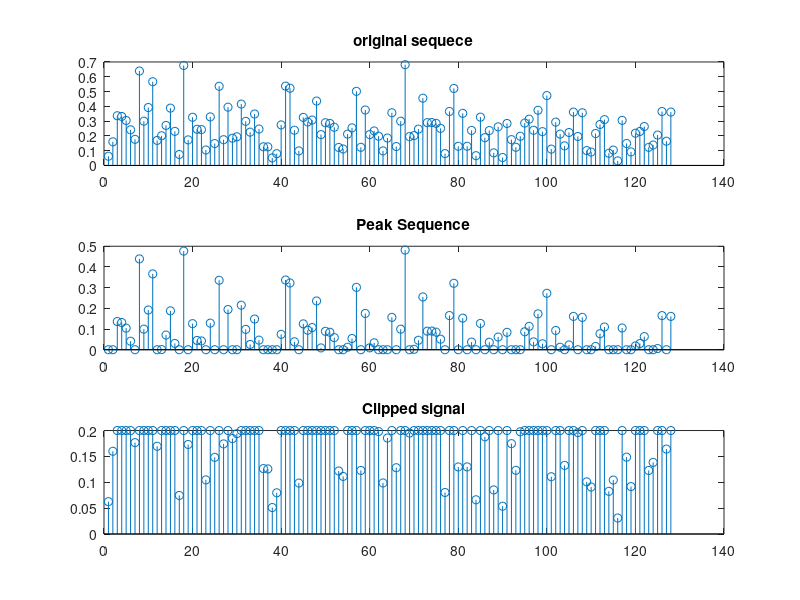
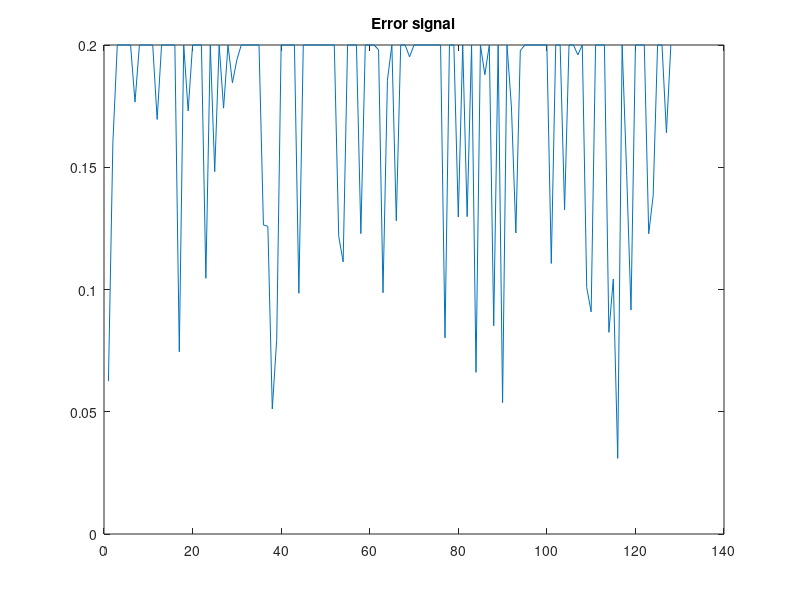

Write MATLAB code to recreate these figures, in order.
clc;
clear all;
close all;
N=128;
x= randi([0,1],1,512);
M=16;
k=log2(M);
r=reshape(x,length(x)/k,k);
v=bi2de(r,'left-msb');
m=qammod(v,M);
y_if=ifft(m,N);
x=transpose(y_if);
x_abs=abs(x);
subplot(3,1,1);
stem(x_abs)
title('original sequece');
papr=10*log(max(x_abs.^2)/mean(x_abs.^2));
disp('PAPR of original signal in dB');
disp(papr);
t=0.2;
for i=1:1:N
if x_abs(i)>t
  
    x1(i)=x_abs(i)-t;
else
    x1(i)=0;
end
end
x3=abs(x1);
x4=x_abs-x3;

papr1=10*log(max(x4.^2)/mean(x4.^2));
disp('PAPR of cliiped seq in dB');
disp(papr1);
subplot(3,1,2);
stem(x1)
title('Peak Sequence');
subplot(3,1,3);

stem(x4)
title('Clipped signal');

error=(abs(x_abs-x4)).^2;
MMSE=(sum(error))/N;
figure;
plot(x_abs-x1)
title('Error signal');
disp('MMSE=');
disp(MMSE);

%===========sample o/p=================
% PAPR of original signal in dB
%    20.6920
% 
% PAPR of cliiped seq in dB
%     5.6330
% 
% MMSE=
%     0.0070